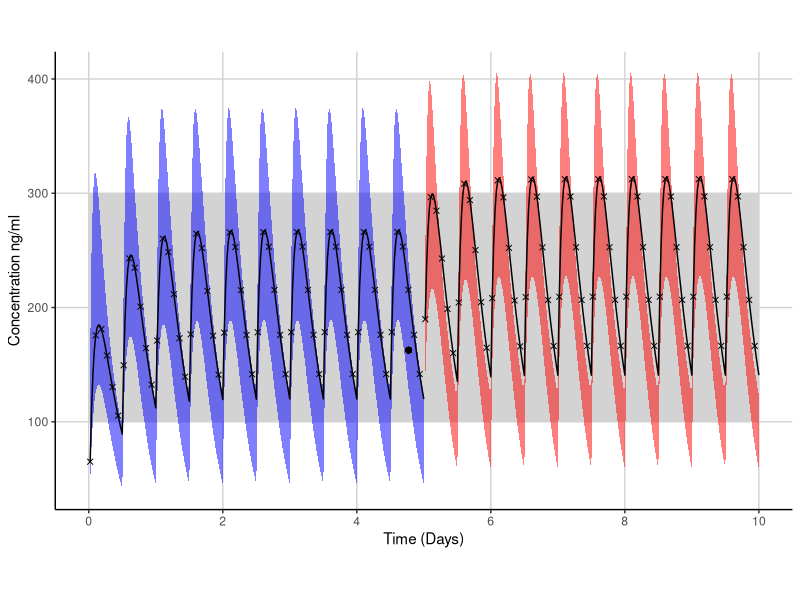
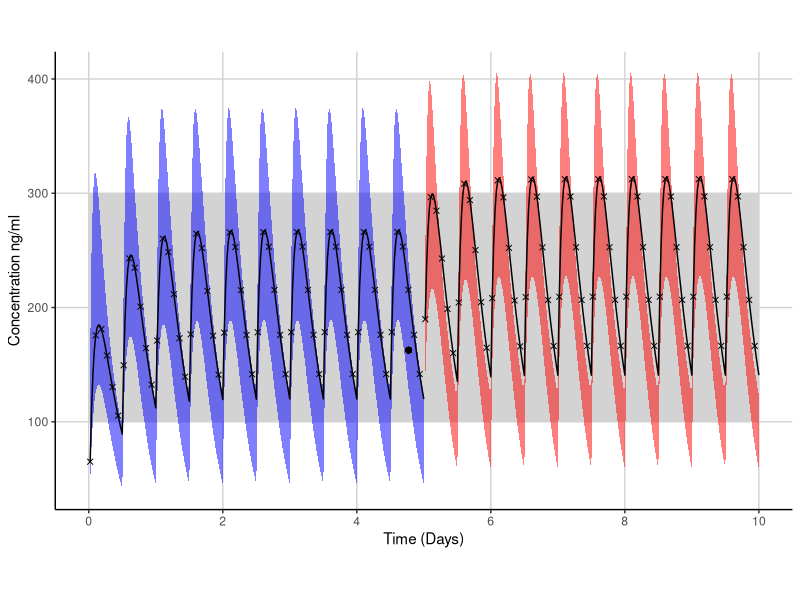

The R source for these figures, in order:
library(tidyverse)
d <- read_csv('../../data/generated_data/process_figure_data.csv')


prior_plot<-ggplot(data=d)+
  geom_ribbon(aes(x=seq(0, 240, length.out = 240), ymin=0.1, ymax = 0.3), fill = 'light gray')+
  geom_ribbon(aes(x=tpre, ymin=prior_low, ymax=prior_high), fill = 'blue', alpha = 0.5)+
  geom_line(aes(x=tpre, y=ytrue_prior))+
  geom_point(aes(tobs, yobs))+
  geom_point(data=d[seq(1, nrow(d), 4),], aes(x=tpre, y=ytrue_prior), shape=4)

full_plot<-prior_plot+
  geom_ribbon(aes(x=tpost, ymin=post_low, ymax=post_high), fill = 'red', alpha = 0.5)+
  geom_line(aes(x=tpost, y=ytrue_post))+
  geom_point(data=d[seq(1, nrow(d), 4),], aes(x=tpost, y=ytrue_post), shape=4)


  


final_plot<-full_plot +
  theme_classic()+
  theme(aspect.ratio = 1/1.61,
        panel.grid.major = element_line(color='light grey'))+
  scale_x_continuous(labels = function(x) x/24, breaks = 24*seq(0, 10, 2))+
  scale_y_continuous(labels = function(x) x*1000, breaks = seq(0, 0.4, 0.1))+
  labs(x='Time (Days)',
       y='Concentration ng/ml')


final_plot
ggsave('viz_of_process.png', height = 4, width = 4*1.61)
